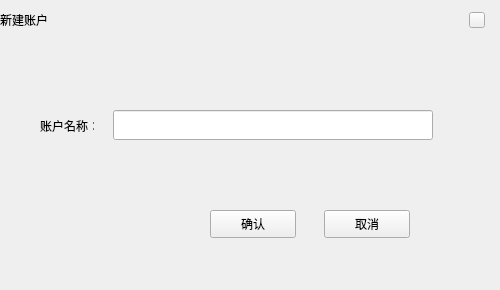
<?xml version="1.0" encoding="UTF-8"?>
<ui version="4.0">
 <class>NameDialogHX</class>
 <widget class="QDialog" name="NameDialogHX">
  <property name="geometry">
   <rect>
    <x>0</x>
    <y>0</y>
    <width>500</width>
    <height>290</height>
   </rect>
  </property>
  <property name="font">
   <font>
    <family>微软雅黑</family>
    <pointsize>9</pointsize>
   </font>
  </property>
  <property name="windowTitle">
   <string>Dialog</string>
  </property>
  <property name="styleSheet">
   <string notr="true"/>
  </property>
  <widget class="QLineEdit" name="nameLineEdit">
   <property name="geometry">
    <rect>
     <x>113</x>
     <y>110</y>
     <width>320</width>
     <height>30</height>
    </rect>
   </property>
   <property name="font">
    <font>
     <family>微软雅黑</family>
     <weight>50</weight>
     <italic>false</italic>
     <bold>false</bold>
    </font>
   </property>
   <property name="styleSheet">
    <string notr="true"/>
   </property>
   <property name="cursorPosition">
    <number>0</number>
   </property>
  </widget>
  <widget class="QLabel" name="addressNameTipLabel1">
   <property name="geometry">
    <rect>
     <x>103</x>
     <y>152</y>
     <width>16</width>
     <height>16</height>
    </rect>
   </property>
   <property name="text">
    <string/>
   </property>
  </widget>
  <widget class="QToolButton" name="okBtn">
   <property name="geometry">
    <rect>
     <x>210</x>
     <y>210</y>
     <width>86</width>
     <height>28</height>
    </rect>
   </property>
   <property name="cursor">
    <cursorShape>PointingHandCursor</cursorShape>
   </property>
   <property name="styleSheet">
    <string notr="true"/>
   </property>
   <property name="text">
    <string>确认</string>
   </property>
  </widget>
  <widget class="QLabel" name="addressNameTipLabel2">
   <property name="geometry">
    <rect>
     <x>150</x>
     <y>150</y>
     <width>200</width>
     <height>20</height>
    </rect>
   </property>
   <property name="text">
    <string/>
   </property>
  </widget>
  <widget class="QToolButton" name="cancelBtn">
   <property name="geometry">
    <rect>
     <x>324</x>
     <y>210</y>
     <width>86</width>
     <height>28</height>
    </rect>
   </property>
   <property name="cursor">
    <cursorShape>PointingHandCursor</cursorShape>
   </property>
   <property name="styleSheet">
    <string notr="true"/>
   </property>
   <property name="text">
    <string>取消</string>
   </property>
  </widget>
  <widget class="QLabel" name="title_Label">
   <property name="geometry">
    <rect>
     <x>0</x>
     <y>0</y>
     <width>500</width>
     <height>40</height>
    </rect>
   </property>
   <property name="font">
    <font>
     <family>微软雅黑</family>
     <weight>50</weight>
     <italic>false</italic>
     <bold>false</bold>
    </font>
   </property>
   <property name="styleSheet">
    <string notr="true"/>
   </property>
   <property name="text">
    <string>新建账户</string>
   </property>
  </widget>
  <widget class="QToolButton" name="closeBtn">
   <property name="geometry">
    <rect>
     <x>469</x>
     <y>12</y>
     <width>16</width>
     <height>16</height>
    </rect>
   </property>
   <property name="font">
    <font>
     <family>微软雅黑</family>
    </font>
   </property>
   <property name="cursor">
    <cursorShape>PointingHandCursor</cursorShape>
   </property>
   <property name="styleSheet">
    <string notr="true"/>
   </property>
   <property name="text">
    <string/>
   </property>
  </widget>
  <widget class="QLabel" name="label">
   <property name="geometry">
    <rect>
     <x>40</x>
     <y>120</y>
     <width>54</width>
     <height>12</height>
    </rect>
   </property>
   <property name="text">
    <string>账户名称：</string>
   </property>
  </widget>
 </widget>
 <resources/>
 <connections/>
</ui>
